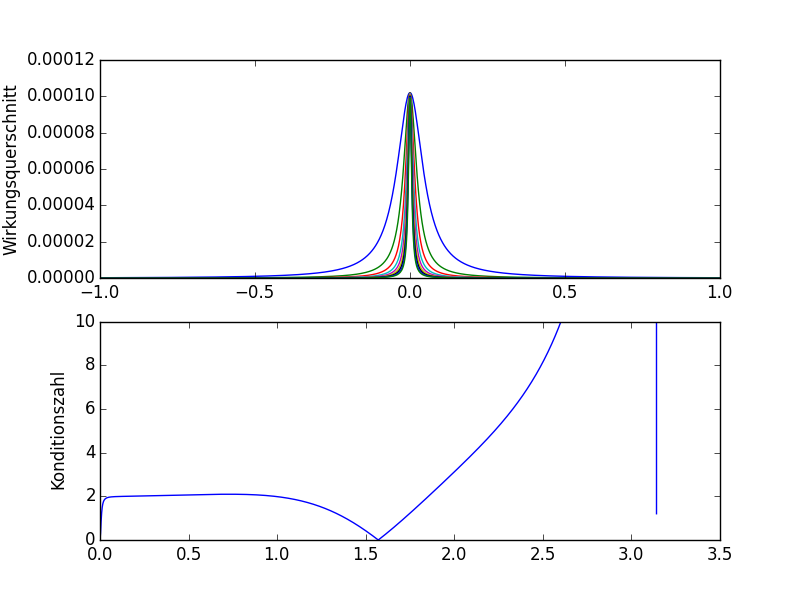

Here is the Python script that generated this plot:
__author__ = 'Kai'

import numpy as np
import matplotlib.pyplot as plt

def f(theta, E):
    alpha   = 1/137
    m       = 0.511 # GeV
    gamma   = E/m
    beta    = np.sqrt(1- 1/(gamma**2))
    #print("E: " + str(E) + "beta: " + str(beta))
    s       = (2*E)**2
    denominator = (1 - beta**2 * np.cos(theta)**2 )
    dq      = alpha**2/s * ( (2 + np.sin(theta)**2)/denominator - ((2*np.sin(theta)**4)/(denominator**2)))
    return dq

def kond(x):
    return 1/2 *  abs((x*(1.99994778261853 * np.cos(2*x) - 2.000156668509471) * np.sin(2* x))/((0.9999477744360000 * np.cos(x)**2 - 1)**3 * ((np.sin(x)**2+2)/(1-0.9999477744360000 * np.cos(x)**2)-(2 *np.sin(x)**4)/(1-0.9999477744360000 *np.cos(x)**2)**2)))

def main():
    fig, [top,  bottom] = plt.subplots(nrows=2, ncols=1)

    ts = np.linspace(-1, 1 , 1000)
    for e in range(10, 100, 10):
        top.plot(ts, f(ts, e))
    top.set_ylabel("Wirkungsquerschnitt")


    ts = np.linspace(0, np.pi + 0.00001, 1000)
    bottom.set_ylim(0, 10)
    bottom.plot(ts, kond(ts))
    bottom.set_ylabel("Konditionszahl")
    plt.show()



if __name__ == '__main__':
    main()
